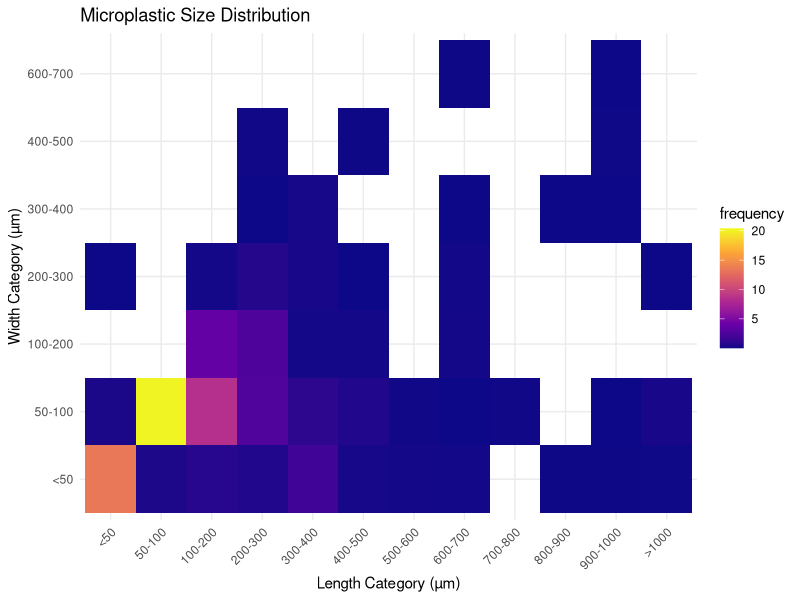
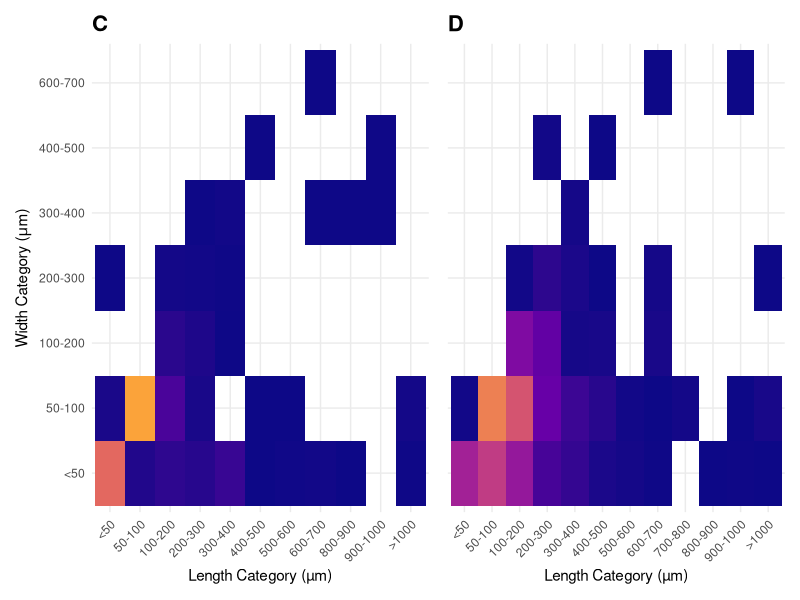
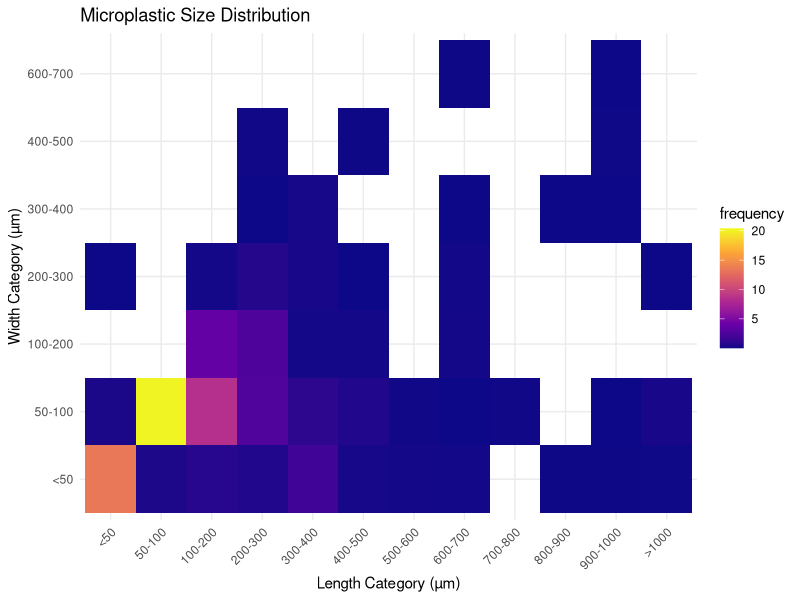
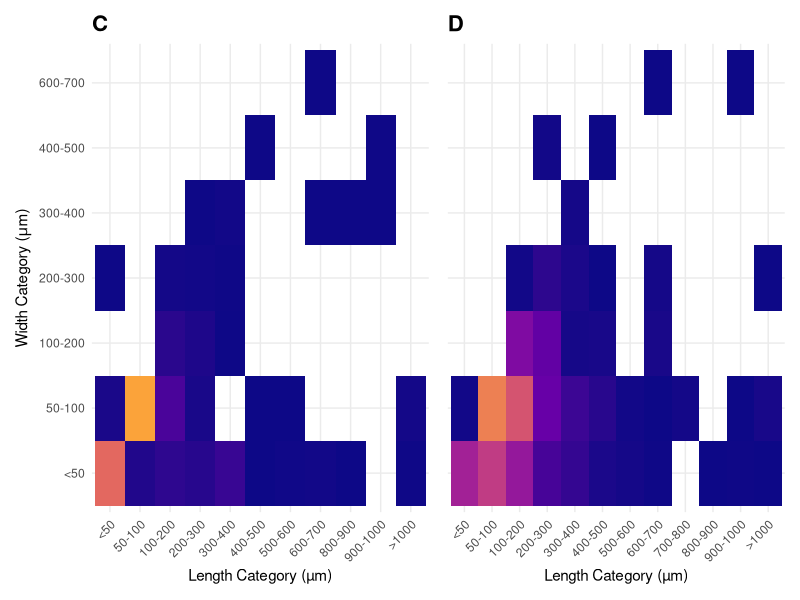

Source code (R) for these figures, in order:
# polymer size distribution

library(tidyr)
library(ggplot2)
library(dplyr)
library(data.table)
library(readr)
library(patchwork)



###_____Prepare data

setwd("C:/Users/rachelk/OneDrive - Desert Research Institute/Desktop/Mekong_data_share")

#load in dry data
dry_data_335_cor <- read_csv("Match_category_335_final_blank_corrected_dry_season.csv")
dry_data_100_cor <- read_csv("Match_category_100_final_blank_corrected_dry_season.csv")

#add season column
dry_data_100_cor <- dry_data_100_cor %>%
  mutate(season = "dry") %>%
  mutate(filter = "100um")

#add season column
dry_data_335_cor <- dry_data_335_cor %>%
  mutate(season = "dry") %>%
  mutate(filter = "335um")

#load in wet data
wet_data_100_cor <- read_csv("Match_category_100_final_blank_corrected_wet_season.csv")
wet_data_335_cor <- read_csv("Match_category_335_final_blank_corrected_wet_season.csv")

#add season column 
wet_data_100_cor <- wet_data_100_cor%>%
  mutate(season = "wet")%>%
  mutate(filter = "100um")

#add season column
wet_data_335_cor <- wet_data_335_cor %>%
  mutate(season = "wet") %>%
  mutate(filter = "335um")

# Combine the results
data_all_cor<- bind_rows(dry_data_100_cor, dry_data_335_cor, wet_data_100_cor, wet_data_335_cor)

head(data_all_cor)

# Aggregate data by width and length categories
heatmap_data <- data_all_cor %>%
  group_by(size_W, size_L) %>%
  summarise(total_N = sum(N_per_L, na.rm = TRUE))%>%
  mutate(size_W = ifelse(is.na(size_W), "<50", size_W))



#organize categories
heatmap_data <- heatmap_data %>%
  mutate(size_W = factor(size_W, levels = c("<50", "50-100", "100-200", "200-300", "300-400","400-500", "500-600", "600-700")),
         size_L = factor(size_L, levels = c("<50", "50-100", "100-200", "200-300", "300-400", "400-500", "500-600", "600-700", "700-800", "800-900", "900-1000", ">1000")))




# Create the heatmap for all plastics together
ggplot(heatmap_data, aes(x = size_L, y = size_W, fill = total_N)) +
  geom_tile() +
  labs(x = "Length Category (µm)", y = "Width Category (µm)", title = "Microplastic Size Distribution") +
  theme_minimal() +
  scale_fill_viridis_c(option = "plasma", name = "frequency")+  # "magma", "plasma", "inferno", "cividis"
  theme(axis.text.x = element_text(angle = 45, hjust = 1))


ggsave("Size variation all.jpg", width = 8, height = 5, dpi = 400)

#create heatmap for each season

# Calculate percentages within each season
heatmap_season <- data_all_cor %>%
  group_by(size_W, size_L, season) %>%
  summarise(total_N = sum(N_per_L, na.rm = TRUE))%>%
  mutate(size_W = ifelse(is.na(size_W), "<50", size_W))

heatmap_season <- heatmap_season %>%
  group_by(season) %>%
  mutate(percent_N_per_L = (total_N / sum(total_N)) * 100) %>%
  ungroup()

# Find the global min/max of percent_N_per_L for a consistent scale
global_min <- min(heatmap_season$percent_N_per_L, na.rm = TRUE)
global_max <- max(heatmap_season$percent_N_per_L, na.rm = TRUE)

# Define a common fill scale
common_fill_scale <- scale_fill_viridis_c(
  option = "plasma", 
  name = "Percentage of Total (%)",
  limits = c(global_min, global_max)  # Ensure both plots use the same range
)

heatmap_season <- heatmap_season %>%
  mutate(size_W = factor(size_W, levels = c("<50", "50-100", "100-200", "200-300", "300-400","400-500", "500-600", "600-700")),
         size_L = factor(size_L, levels = c("<50", "50-100", "100-200", "200-300", "300-400", "400-500", "500-600", "600-700", "700-800", "800-900", "900-1000", ">1000")))


# Base plot function
create_plot <- function(data, title_label,remove_y_axis = FALSE) {
  ggplot(data, aes(x = size_L, y = size_W, fill = percent_N_per_L)) +
    geom_tile() +
    common_fill_scale +  # Apply the common scale
    labs(x = "Length Category (µm)", y = expression("Width Category (" * mu * "m)")) +
    theme_minimal() +
    theme(
      axis.text.x = element_text(angle = 45, hjust = 1),
      axis.text.y = if (remove_y_axis) element_blank() else element_text(),
      axis.title.y = if (remove_y_axis) element_blank() else element_text(),
      plot.title = element_text(size = 16, face = "bold", hjust = 0),
      panel.spacing = unit(1, "cm"),
      legend.position = "bottom"
    ) +
    ggtitle(title_label)
}

# Create plots for each season
plot_dry <- create_plot(filter(heatmap_season, season == "dry"), "C", remove_y_axis = FALSE)
plot_wet <- create_plot(filter(heatmap_season, season == "wet"), "D", remove_y_axis = TRUE)

# Combine plots with a shared, standardized legend
final_plot <- (plot_dry + plot_wet) + 
  plot_layout(ncol = 2, guides = "collect") &  
  theme(legend.position = "none")  

# Display final plot
final_plot

ggsave("size_vatiation_no_legend.jpg", width = 8, height = 4, dpi = 400)



